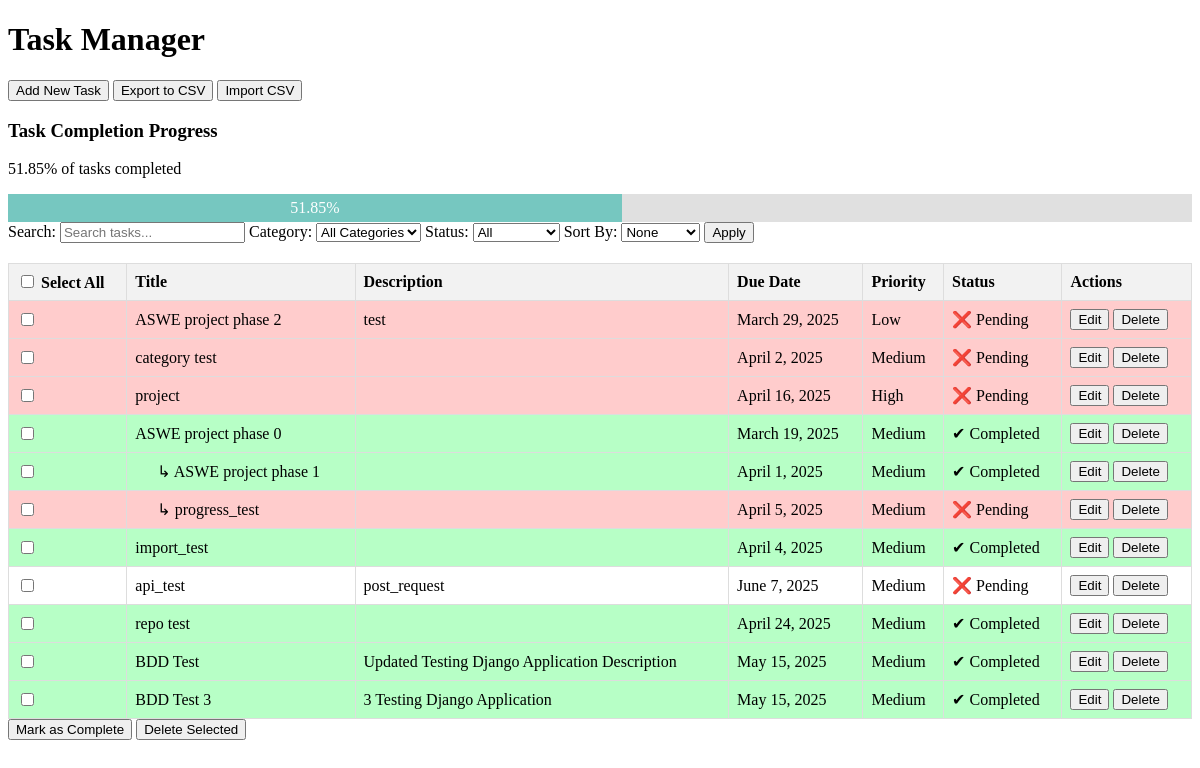
The app's page /, older data.
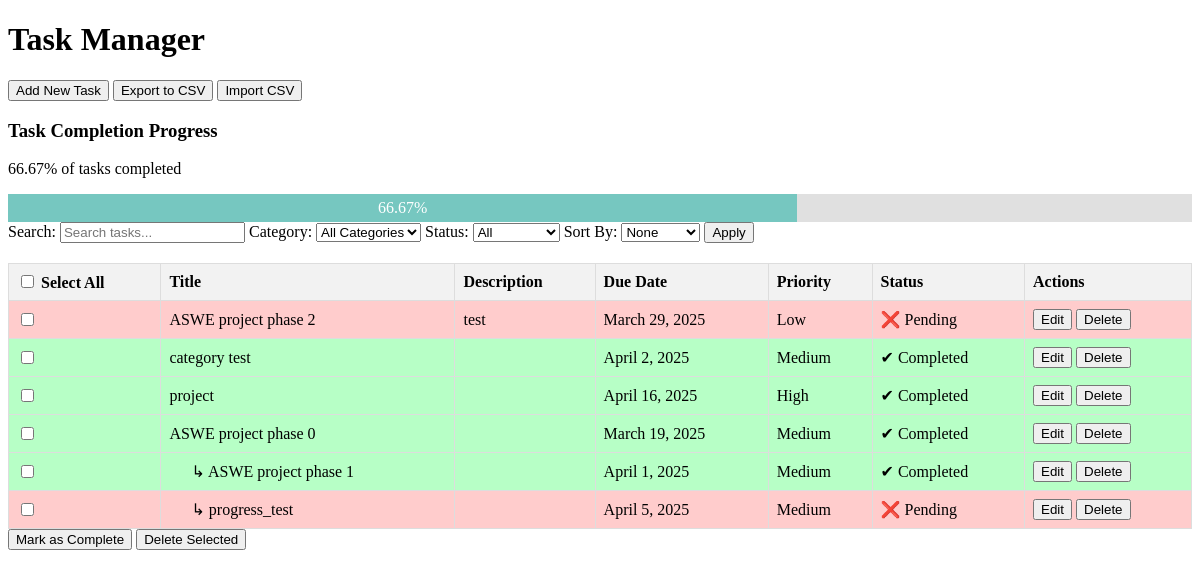
The same page, newer data.
### tasks/models.py (models this page shows, shortened)
class Task(models.Model):
    PRIORITY_CHOICES = [
        ('L', 'Low'),
        ('M', 'Medium'),
        ('H', 'High'),
    ]
    CATEGORY_CHOICES = [
        ('Work', 'Work'),
        ('Personal', 'Personal'),
        ('Study', 'Study'),
        ('Other', 'Other'),
    ]
    category = models.CharField(max_length=20, choices=CATEGORY_CHOICES, default='Other')
    title = models.CharField(max_length=200)
    description = models.TextField(blank=True, null=True)
    due_date = models.DateField(null=True, blank=True)
    priority = models.CharField(max_length=1, choices=PRIORITY_CHOICES, default='M')
    completed = models.BooleanField(default=False)
    created_at = models.DateTimeField(auto_now_add=True)
    parent_task = models.ForeignKey(
        'self',  # This makes the field reference the same model (Task)
        on_delete=models.CASCADE,
        null=True,
        blank=True,
        related_name='subtasks'  # Enables easy access to related subtasks
    )

### tasks/views.py (the view)
# urls.py: path('', views.task_list, name='task_list'),
def task_list(request):
    category_filter = request.GET.get('category', '')
    status_filter = request.GET.get('status', '')
    search_query = request.GET.get('search', '')
    sort_by = request.GET.get('sort_by', '')
    tasks = Task.objects.filter(parent_task__isnull=True)
    if category_filter:
        tasks = tasks.filter(category=category_filter)
    if status_filter:
        tasks = tasks.filter(completed=True if status_filter == "completed" else False)
    if search_query:
        tasks = tasks.filter(Q(title__icontains=search_query) | Q(description__icontains=search_query))
    if sort_by:
        if sort_by == "priority":
            priority_order = {'H': 1, 'M': 2, 'L': 3}
            tasks = sorted(tasks, key=lambda t: priority_order.get(t.priority, 2))  # Sort manually for priority
        else:
            tasks = tasks.order_by(sort_by)
    today = now().date()
    for task in tasks:
        if task.due_date:
            if task.due_date < today:
                task.overdue = True
            elif task.due_date == today:
                task.due_today = True
            else:
                task.overdue = False
                task.due_today = False
    completion_percentage = calculate_completion_percentage()
    return render(request, 'tasks/task_list.html', {
        'tasks': tasks,
        'categories': Task.CATEGORY_CHOICES,
        'search_query': search_query,  # Keep search query visible in input
        'category_filter': category_filter,
        'status_filter': status_filter,
        'sort_by': sort_by,
        'completion_percentage': completion_percentage
    })

### tasks/templates/tasks/task_list.html (shortened to what this page needs)
<!DOCTYPE html>
<html lang="en">
<head>
</head>
<body>
    <h1>Task Manager</h1>
    {% load tz %}
    <div>
        <form action="{% url 'task_create' %}" method="get" style="display: inline;">
            <button type="submit" class="btn">Add New Task</button>
        </form>
        <form action="{% url 'export_tasks_csv' %}" method="get" style="display: inline;">
            <button type="submit" class="btn">Export to CSV</button>
        </form>
        <form action="{% url 'import_csv' %}" method="get" style="display: inline;">
            <button type="submit" class="btn">Import CSV</button>
        </form>
    </div>
    <div>
        <h3>Task Completion Progress</h3>
        <p>{{ completion_percentage|floatformat:2 }}% of tasks completed</p>
        <div style="width: 100%; background-color: #e0e0e0;">
            <div style="width: {{ completion_percentage }}%; background-color: #76c7c0; text-align: center; padding: 5px 0; color: white;">
                {{ completion_percentage|floatformat:2 }}%
            </div>
        </div>
    </div>
    <form method="GET">
        <label for="search">Search:</label>
        <input type="text" name="search" id="search" value="{{ search_query }}" placeholder="Search tasks...">
        <label for="category">Category:</label>
        <select name="category" id="category">
            <option value="">All Categories</option>
        </select>
        <label for="status">Status:</label>
        <select name="status" id="status">
            <option value="">All</option>
        </select>
        <label for="sort_by">Sort By:</label>
        <select name="sort_by" id="sort_by">
            <option value="">None</option>
        </select>
        <button type="submit">Apply</button>
    </form>
    <form method="POST" action="{% url 'bulk_actions' %}">
        <table>
            <thead>
                <tr>
                    <th><input type="checkbox" id="select_all"> Select All</th>
                    <th>Title</th>
                    <th>Description</th>
                    <th>Due Date</th>
                    <th>Priority</th>
                    <th>Status</th>
                    <th>Actions</th>
                </tr>
            </thead>
            <tbody>
                {% for task in tasks %}
                    {% if task.completed %}
                    <tr style="background-color: #b7ffc6;">
                    {% else %}
                        <tr {% if task.overdue %}style="background-color: #ffcccc;"{% elif task.due_today %}style="background-color: #fc6565;"{% endif %}>
                    {% endif %}
                        <td><input type="checkbox" name="selected_tasks" value="{{ task.id }}"></td>
                        <td>{{ task.title }}</td>
                        <td>{{ task.description }}</td>
                        <td>{{ task.due_date|default:"N/A" }}</td>
                        <td>{{ task.get_priority_display }}</td>
                        <td>{% if task.completed %}✔ Completed{% else %}❌ Pending{% endif %}</td>
                        <td>
                            <form method="get" action="{% url 'task_edit' task.id %}" style="display:inline;">
                                <button type="submit" class="btn btn-primary">Edit</button>
                            </form>
                            <form method="get" action="{% url 'task_delete' task.id %}" style="display:inline;">
                                <button type="submit" class="btn btn-danger">Delete</button>
                            </form>
                        </td>
                    </tr>
                    {% for subtask in task.subtasks.all %}
                    {% if subtask.completed %}
                    <tr style="background-color: #b7ffc6;">
                    {% else %}
                        <tr {% if task.overdue %}style="background-color: #ffcccc;"{% elif task.due_today %}style="background-color: #fc6565;"{% endif %}>
                    {% endif %}
                        <td><input type="checkbox" name="selected_tasks" value="{{ subtask.id }}"></td>
                        <td style="padding-left: 30px;">↳ {{ subtask.title }}</td>
                        <td>{{ subtask.description }}</td>
                        <td>{{ subtask.due_date|default:"N/A" }}</td>
                        <td>{{ subtask.get_priority_display }}</td>
                        <td>{% if subtask.completed %}✔ Completed{% else %}❌ Pending{% endif %}</td>
                        <td>
                            <form method="get" action="{% url 'task_edit' task.id %}" style="display:inline;">
                                <button type="submit" class="btn btn-primary">Edit</button>
                            </form>
                            <form method="get" action="{% url 'task_delete' task.id %}" style="display:inline;">
                                <button type="submit" class="btn btn-danger">Delete</button>
                            </form>
                        </td>
                    </tr>
                {% endfor %}
                {% endfor %}
            </tbody>
        </table>
        <div>
            <button type="submit" name="action" value="complete">Mark as Complete</button>
            <button type="submit" name="action" value="delete">Delete Selected</button>
        </div>
    </form>
</body>
</html>

### tasks/templates/tasks/task_list.html (style rules this page uses)
table { width: 100%; border-collapse: collapse; margin-top: 20px; }
th, td { border: 1px solid #ddd; padding: 8px; text-align: left; }
th { background-color: #f2f2f2; }

Row changes from the older to the newer data that the page shows:
removed Task: title "import_test", due_date "April 4, 2025", priority "Medium", completed "✔ Completed", shown under "Task Completion Progress"
removed Task: title "api_test", description "post_request", due_date "June 7, 2025", priority "Medium", completed "❌ Pending", shown under "Task Completion Progress"
removed Task: title "repo test", due_date "April 24, 2025", priority "Medium", completed "✔ Completed", shown under "Task Completion Progress"
removed Task: title "BDD Test", description "Updated Testing Django Application Description", due_date "May 15, 2025", priority "Medium", completed "✔ Completed", shown under "Task Completion Progress"
removed Task: title "BDD Test 3", description "3 Testing Django Application", due_date "May 15, 2025", priority "Medium", completed "✔ Completed", shown under "Task Completion Progress"
changed Task "category test": completed "❌ Pending" → "✔ Completed"
changed Task "project": completed "❌ Pending" → "✔ Completed"
Text that changed along with them:
{{ completion_percentage|floatformat:2 }}: "51.85" → "66.67"
{{ completion_percentage }}: 51.85185185185185 → 66.66666666666667 (drawn)
